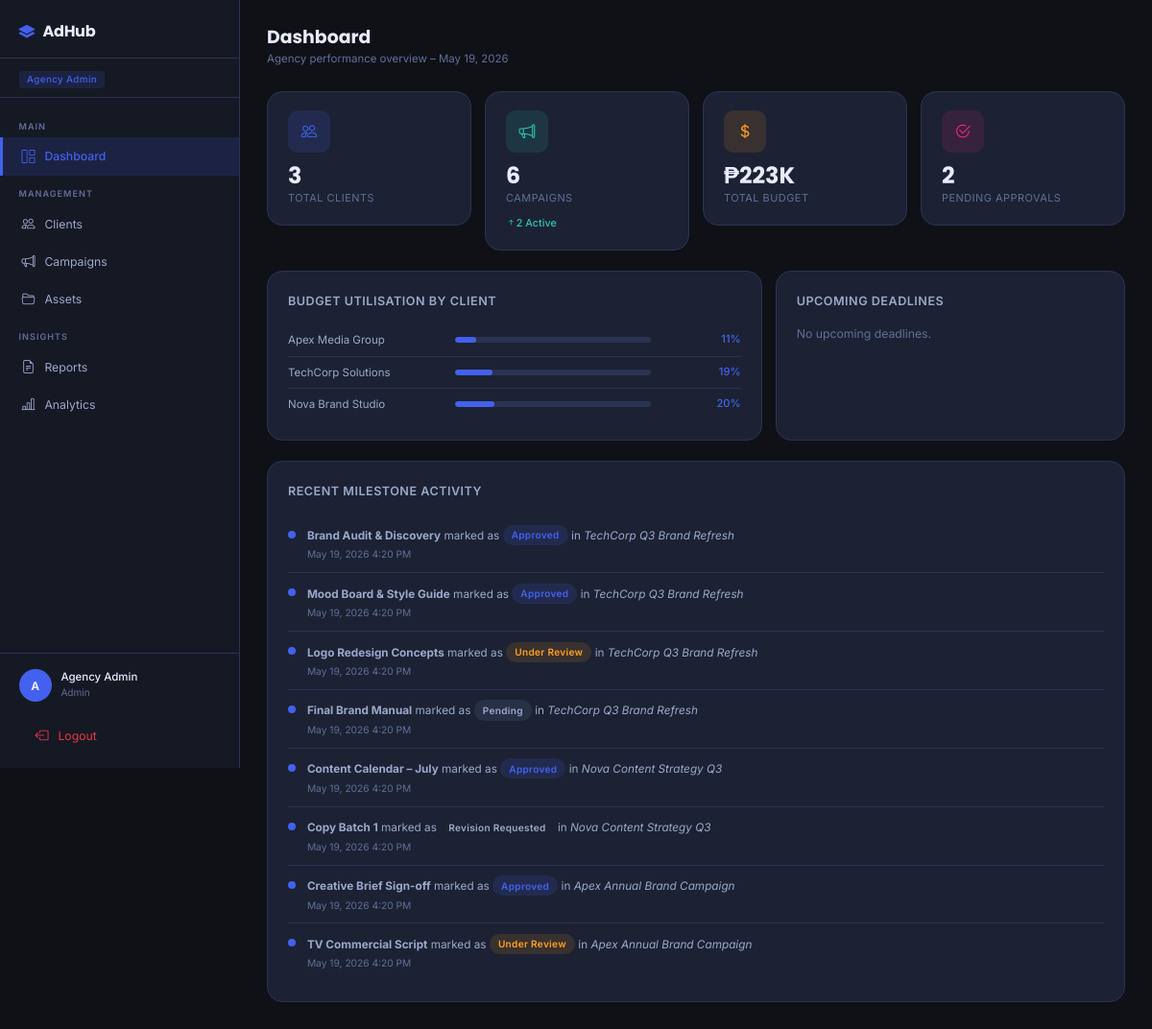
Page /admin/dashboard.php (signed in) on the committed database.
### tables this page shows
CREATE TABLE milestones (
    id              INT AUTO_INCREMENT PRIMARY KEY,
    campaign_id     INT          NOT NULL,
    title           VARCHAR(220) NOT NULL,
    description     TEXT         DEFAULT NULL,
    status          ENUM('Pending','Under Review','Approved','Revision Requested','Completed') NOT NULL DEFAULT 'Pending',
    due_date        DATE         DEFAULT NULL,
    client_comment  TEXT         DEFAULT NULL,
    reviewed_at     DATETIME     DEFAULT NULL,
    created_at      DATETIME     NOT NULL DEFAULT CURRENT_TIMESTAMP,
    updated_at      DATETIME     NOT NULL DEFAULT CURRENT_TIMESTAMP ON UPDATE CURRENT_TIMESTAMP,
    FOREIGN KEY (campaign_id) REFERENCES campaigns(id) ON DELETE CASCADE
);

CREATE TABLE campaigns (
    id              INT AUTO_INCREMENT PRIMARY KEY,
    client_id       INT          NOT NULL,
    title           VARCHAR(220) NOT NULL,
    description     TEXT         DEFAULT NULL,
    status          ENUM('Planning','Active','Under Review','Approved','Completed') NOT NULL DEFAULT 'Planning',
    budget          DECIMAL(12,2) NOT NULL DEFAULT 0.00,
    start_date      DATE         DEFAULT NULL,
    end_date        DATE         DEFAULT NULL,
    created_by      INT          DEFAULT NULL,    
    created_at      DATETIME     NOT NULL DEFAULT CURRENT_TIMESTAMP,
    updated_at      DATETIME     NOT NULL DEFAULT CURRENT_TIMESTAMP ON UPDATE CURRENT_TIMESTAMP,
    FOREIGN KEY (client_id)  REFERENCES clients(id) ON DELETE CASCADE,
    FOREIGN KEY (created_by) REFERENCES users(id)   ON DELETE SET NULL
);

### includes/auth.php (called while the page is built, shortened)
<?php
function userRole(): ?string {
    return $_SESSION['user_role'] ?? null;
}
function userName(): string {
    return $_SESSION['user_name'] ?? '';
}

### admin/dashboard.php (the view, shortened to what this page needs)
<?php
require_once __DIR__ . '/../includes/auth.php';
$db = getDB();
$totalClients   = $db->query('SELECT COUNT(*) FROM clients')->fetchColumn();
$totalCampaigns = $db->query('SELECT COUNT(*) FROM campaigns')->fetchColumn();
$activeCampaigns= $db->query("SELECT COUNT(*) FROM campaigns WHERE status='Active'")->fetchColumn();
$totalBudget    = $db->query('SELECT SUM(budget) FROM campaigns')->fetchColumn() ?? 0;
$pendingApproval= $db->query("SELECT COUNT(*) FROM milestones WHERE status='Under Review'")->fetchColumn();
$recentActivity = $db->query("
    SELECT m.title, m.status, m.updated_at, c.title AS campaign_title
    FROM milestones m
    JOIN campaigns c ON c.id = m.campaign_id
    ORDER BY m.updated_at DESC
    LIMIT 8
")->fetchAll();
$deadlines = $db->query("
    SELECT m.title, m.due_date, c.title AS campaign_title
    FROM milestones m
    JOIN campaigns c ON c.id = m.campaign_id
    WHERE m.due_date >= CURDATE() AND m.status NOT IN ('Completed','Approved')
    ORDER BY m.due_date ASC
    LIMIT 6
")->fetchAll();
$budgetRows = $db->query("
    SELECT cl.company_name,
           SUM(c.budget) AS total_budget,
           COALESCE(SUM(tl.amount),0) AS spent
    FROM clients cl
    LEFT JOIN campaigns c  ON c.client_id = cl.id
    LEFT JOIN time_logs tl ON tl.campaign_id = c.id
    GROUP BY cl.id
    ORDER BY total_budget DESC
    LIMIT 5
")->fetchAll();
$activePage = 'dashboard';
?>
<?php include __DIR__ . '/../includes/header.php'; ?>
<div class="app-wrapper">
<?php include __DIR__ . '/../includes/sidebar.php'; ?>
<div class="main-content">
    <div class="page-header">
        <div>
            <h1 class="page-title">Dashboard</h1>
            <p class="page-subtitle">Agency performance overview – <?= date('F j, Y') ?></p>
        </div>
    </div>
    <div class="row g-3 mb-4">
        <div class="col-6 col-xl-3">
            <div class="stat-card">
                <div class="stat-icon icon-blue"><i class="bi bi-people"></i></div>
                <div class="stat-value"><?= $totalClients ?></div>
                <div class="stat-label">Total Clients</div>
            </div>
        </div>
        <div class="col-6 col-xl-3">
            <div class="stat-card">
                <div class="stat-icon icon-green"><i class="bi bi-megaphone"></i></div>
                <div class="stat-value"><?= $totalCampaigns ?></div>
                <div class="stat-label">Campaigns</div>
                <div class="stat-change up"><i class="bi bi-arrow-up-short"></i><?= $activeCampaigns ?> Active</div>
            </div>
        </div>
        <div class="col-6 col-xl-3">
            <div class="stat-card">
                <div class="stat-icon icon-orange"><i class="bi bi-currency-dollar"></i></div>
                <div class="stat-value">₱<?= number_format($totalBudget/1000,0) ?>K</div>
                <div class="stat-label">Total Budget</div>
            </div>
        </div>
        <div class="col-6 col-xl-3">
            <div class="stat-card">
                <div class="stat-icon icon-pink"><i class="bi bi-check2-circle"></i></div>
                <div class="stat-value"><?= $pendingApproval ?></div>
                <div class="stat-label">Pending Approvals</div>
            </div>
        </div>
    </div>
    <div class="row g-3 mb-4">
        <div class="col-12 col-lg-7">
            <div class="card-adhub h-100">
                <div class="card-title">Budget Utilisation by Client</div>
                <?php foreach ($budgetRows as $row):
                    $pct = $row['total_budget'] > 0 ? min(100, round($row['spent']/$row['total_budget']*100)) : 0;
                ?>
                <div class="budget-bar-row">
                    <span class="budget-label"><?= htmlspecialchars($row['company_name']) ?></span>
                    <div class="budget-bar-wrap">
                        <div class="progress-adhub">
                            <div class="progress-fill" data-width="<?= $pct ?>" style="width:0"></div>
                        </div>
                    </div>
                    <span class="budget-amount"><?= $pct ?>%</span>
                </div>
                <?php endforeach; ?>
            </div>
        </div>
        <div class="col-12 col-lg-5">
            <div class="card-adhub h-100">
                <div class="card-title">Upcoming Deadlines</div>
                <?php if ($deadlines): ?>
                <?php foreach ($deadlines as $d): ?>
                <div class="deadline-item">
                    <div>
                        <div class="deadline-title"><?= htmlspecialchars($d['title']) ?></div>
                        <div class="deadline-campaign"><?= htmlspecialchars($d['campaign_title']) ?></div>
                    </div>
                    <div class="deadline-date"><i class="bi bi-calendar3 me-1"></i><?= date('M j', strtotime($d['due_date'])) ?></div>
                </div>
                <?php endforeach; ?>
                <?php else: ?>
                <p class="text-muted-adhub small">No upcoming deadlines.</p>
                <?php endif; ?>
            </div>
        </div>
    </div>
    <div class="card-adhub">
        <div class="card-title">Recent Milestone Activity</div>
        <ul class="activity-feed">
            <?php foreach ($recentActivity as $act): ?>
            <li class="activity-item">
                <div class="activity-dot"></div>
                <div>
                    <div class="activity-text">
                        <strong><?= htmlspecialchars($act['title']) ?></strong>
                        marked as <span class="status-badge status-<?= strtolower(str_replace(' ','-',$act['status'])) ?>"><?= htmlspecialchars($act['status']) ?></span>
                        in <em><?= htmlspecialchars($act['campaign_title']) ?></em>
                    </div>
                    <div class="activity-time"><?= date('M j, Y g:i A', strtotime($act['updated_at'])) ?></div>
                </div>
            </li>
            <?php endforeach; ?>
        </ul>
    </div>
</div>
<?php include __DIR__ . '/../includes/footer.php'; ?>

### includes/header.php (shortened to what this page needs)
<?php
$bodyClass = $bodyClass ?? '';
?>
<!DOCTYPE html>
<html lang="en">
<head>
    <link rel="stylesheet" href="https://cdn.jsdelivr.net/npm/bootstrap@5.3.3/dist/css/bootstrap.min.css">
    <link rel="stylesheet" href="https://cdn.jsdelivr.net/npm/bootstrap-icons@1.11.3/font/bootstrap-icons.min.css">
    <link rel="stylesheet" href="<?= BASE_URL ?>/assets/css/style.css">
    <?php if (userRole() === 'admin'): ?>
    <link rel="stylesheet" href="<?= BASE_URL ?>/assets/css/admin.css">
    <?php else: ?>
    <link rel="stylesheet" href="<?= BASE_URL ?>/assets/css/client.css">
    <?php endif; ?>
</head>
<body class="<?= htmlspecialchars($bodyClass) ?>">

### includes/sidebar.php (shortened to what this page needs)
<?php
$activePage = $activePage ?? '';
$role = userRole();
$base = BASE_URL;
?>
<nav id="sidebar" class="sidebar d-flex flex-column">
    <div class="sidebar-brand">
        <span class="brand-icon"><i class="bi bi-layers-fill"></i></span>
        <span class="brand-name">AdHub</span>
    </div>
    <div class="sidebar-role-badge">
        <?= $role === 'admin' ? '<span class="badge bg-primary-soft">Agency Admin</span>' : '<span class="badge bg-client-soft">Client Portal</span>' ?>
    </div>
    <ul class="sidebar-nav list-unstyled flex-grow-1">
        <?php if ($role === 'admin'): ?>
            <li class="nav-section-label">Main</li>
            <li>
                <a href="<?= $base ?>/admin/dashboard.php" class="sidebar-link <?= $activePage === 'dashboard' ? 'active' : '' ?>">
                    <i class="bi bi-grid-1x2"></i> <span>Dashboard</span>
                </a>
            </li>
            <li class="nav-section-label">Management</li>
            <li>
                <a href="<?= $base ?>/admin/clients.php" class="sidebar-link <?= $activePage === 'clients' ? 'active' : '' ?>">
                    <i class="bi bi-people"></i> <span>Clients</span>
                </a>
            </li>
            <li>
                <a href="<?= $base ?>/admin/campaigns.php" class="sidebar-link <?= $activePage === 'campaigns' ? 'active' : '' ?>">
                    <i class="bi bi-megaphone"></i> <span>Campaigns</span>
                </a>
            </li>
            <li>
                <a href="<?= $base ?>/admin/assets.php" class="sidebar-link <?= $activePage === 'assets' ? 'active' : '' ?>">
                    <i class="bi bi-folder2-open"></i> <span>Assets</span>
                </a>
            </li>
            <li class="nav-section-label">Insights</li>
            <li>
                <a href="<?= $base ?>/admin/reports.php" class="sidebar-link <?= $activePage === 'reports' ? 'active' : '' ?>">
                    <i class="bi bi-file-earmark-text"></i> <span>Reports</span>
                </a>
            </li>
            <li>
                <a href="<?= $base ?>/admin/analytics.php" class="sidebar-link <?= $activePage === 'analytics' ? 'active' : '' ?>">
                    <i class="bi bi-bar-chart-line"></i> <span>Analytics</span>
                </a>
            </li>
        <?php endif; ?>
    </ul>
    <div class="sidebar-footer">
        <div class="sidebar-user">
            <div class="user-avatar"><?= strtoupper(substr(userName(), 0, 1)) ?></div>
            <div class="user-info">
                <span class="user-name"><?= htmlspecialchars(userName()) ?></span>
                <span class="user-role"><?= ucfirst($role) ?></span>
            </div>
        </div>
        <a href="<?= $base ?>/logout.php" class="sidebar-link logout-link mt-2">
            <i class="bi bi-box-arrow-left"></i> <span>Logout</span>
        </a>
    </div>
</nav>

### includes/footer.php (shortened to what this page needs)
    </div>
</body>
</html>

### assets/css/admin.css (style rules this page uses)
.activity-feed { list-style: none; padding: 0; margin: 0; }
.activity-item { display: flex; align-items: flex-start; gap: .85rem; padding: .75rem 0; border-bottom: 1px solid var(--border); }
.activity-item:last-child { border-bottom: none; }
.activity-dot { width: 8px; height: 8px; border-radius: 50%; background: var(--primary); margin-top: .4rem; flex-shrink: 0; }
.activity-text { font-size: .84rem; color: var(--text-secondary); line-height: 1.4; }
.activity-time { font-size: .73rem; color: var(--text-muted); margin-top: .1rem; }
.budget-bar-row { display: flex; align-items: center; gap: 1rem; padding: .5rem 0; border-bottom: 1px solid var(--border); }
.budget-bar-row:last-child { border-bottom: none; }
.budget-label { font-size: .82rem; color: var(--text-secondary); flex: 0 0 160px; white-space: nowrap; overflow: hidden; text-overflow: ellipsis; }
.budget-bar-wrap { flex: 1; }
.budget-amount { font-size: .8rem; color: var(--primary); font-weight: 500; white-space: nowrap; flex: 0 0 80px; text-align: right; }

### rows in the picture
milestones: title "Brand Audit & Discovery", status "Approved", campaign.title "TechCorp Q3 Brand Refresh", updated_at "May 19, 2026 4:20 PM"
milestones: title "Mood Board & Style Guide", status "Approved", campaign.title "TechCorp Q3 Brand Refresh", updated_at "May 19, 2026 4:20 PM"
milestones: title "Logo Redesign Concepts", status "Under Review", campaign.title "TechCorp Q3 Brand Refresh", updated_at "May 19, 2026 4:20 PM"
milestones: title "Final Brand Manual", status "Pending", campaign.title "TechCorp Q3 Brand Refresh", updated_at "May 19, 2026 4:20 PM"
milestones: title "Content Calendar – July", status "Approved", campaign.title "Nova Content Strategy Q3", updated_at "May 19, 2026 4:20 PM"
milestones: title "Copy Batch 1", status "Revision Requested", campaign.title "Nova Content Strategy Q3", updated_at "May 19, 2026 4:20 PM"
milestones: title "Creative Brief Sign-off", status "Approved", campaign.title "Apex Annual Brand Campaign", updated_at "May 19, 2026 4:20 PM"
milestones: title "TV Commercial Script", status "Under Review", campaign.title "Apex Annual Brand Campaign", updated_at "May 19, 2026 4:20 PM"

### other values in the picture
substr(userName(), 0, 1) "A"
userName() "Agency Admin"
$role "Admin"
$totalClients "3"
$totalCampaigns "6"
$activeCampaigns "2"
$totalBudget/1000 "223"
$pendingApproval "2"
$row['company_name'] "Apex Media Group"
$pct "11"
$row['company_name'] "TechCorp Solutions"
$pct "19"
$row['company_name'] "Nova Brand Studio"
$pct "20"
